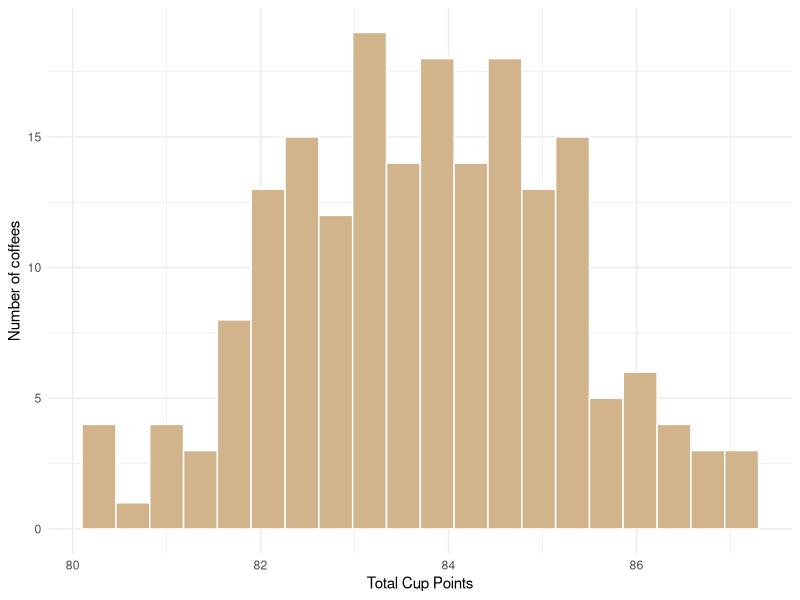
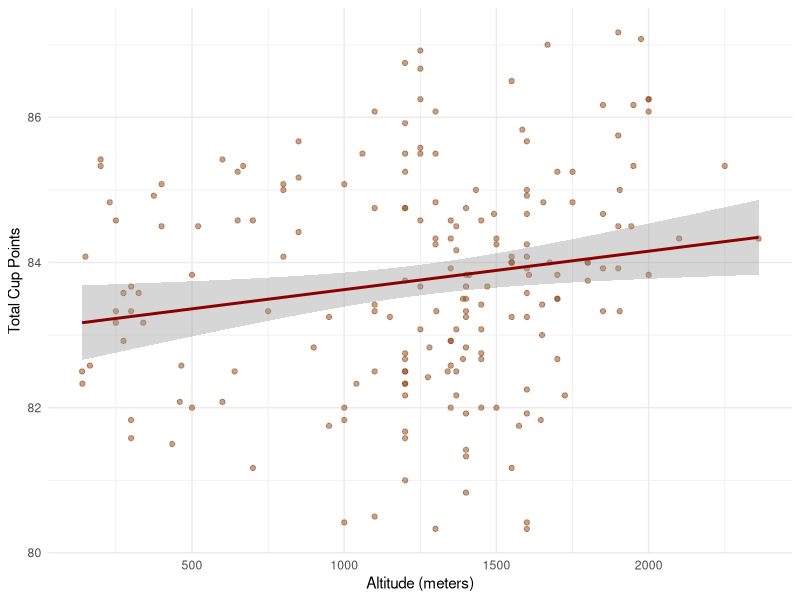
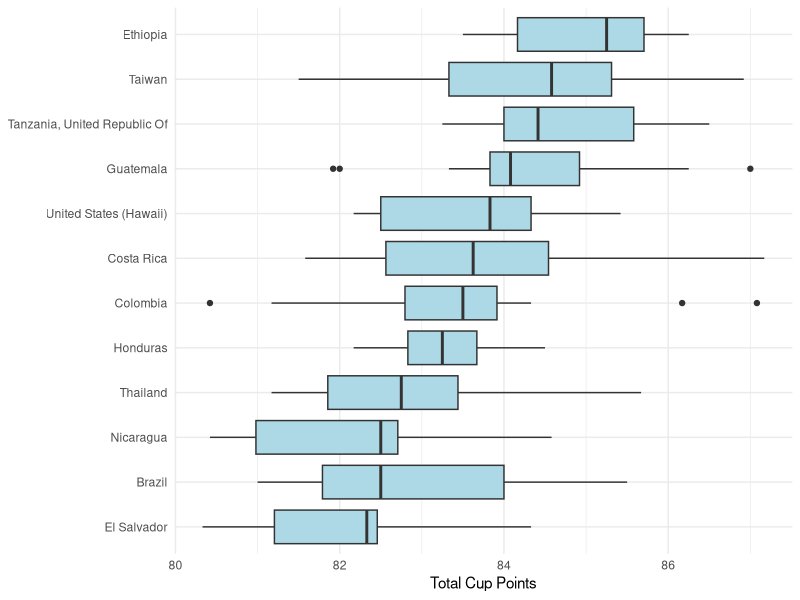
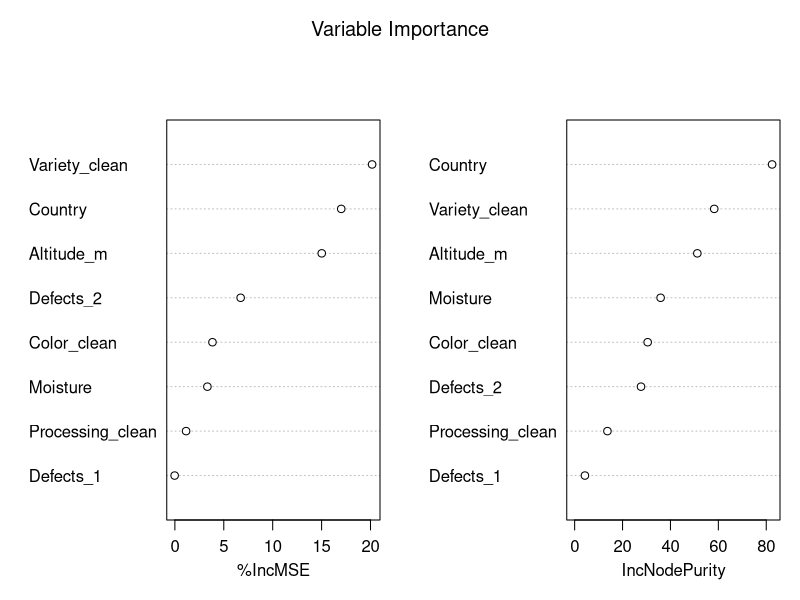

Reproduce these figures in R, in order.
## ---- chunk 1
library(tidyverse)
library(lme4)
library(lmerTest)
library(caret)
library(Metrics)
library(randomForest)

set.seed(42)

# Load + drop the hamster
coffee_clean <- read_csv("df_coffee_cleaned.csv", show_col_types = FALSE) %>%
  filter(Processing_clean != "Other")

# Fit M1 (full data)
m1 <- lm(`Total Cup Points` ~ Altitude_m + Variety_clean + Processing_clean +
                              Color_clean + `Moisture Percentage` +
                              `Category One Defects` + `Category Two Defects`,
         data = coffee_clean)

# Fit M2
m2 <- lmer(`Total Cup Points` ~ Altitude_m + Variety_clean + Processing_clean +
                                Color_clean + `Moisture Percentage` +
                                `Category One Defects` + `Category Two Defects` +
                                (1 | `Country of Origin`),
           data = coffee_clean)

varcomp <- as.data.frame(VarCorr(m2))
icc <- varcomp$vcov[1] / sum(varcomp$vcov)

# Train/test
train_idx <- createDataPartition(coffee_clean$`Total Cup Points`, p = 0.8, list = FALSE)
train_data <- coffee_clean[train_idx, ]
test_data  <- coffee_clean[-train_idx, ]

m1_train <- lm(formula(m1), data = train_data)
m2_train <- lmer(formula(m2), data = train_data)
m1_preds <- predict(m1_train, newdata = test_data)
m2_preds <- predict(m2_train, newdata = test_data, allow.new.levels = TRUE)
m1_rmse <- rmse(test_data$`Total Cup Points`, m1_preds)
m2_rmse <- rmse(test_data$`Total Cup Points`, m2_preds)

# RF
train_rf <- train_data %>%
  select(`Total Cup Points`, Altitude_m, Variety_clean, Processing_clean,
         Color_clean, `Moisture Percentage`, `Category One Defects`,
         `Category Two Defects`, `Country of Origin`) %>%
  rename(TCP = `Total Cup Points`, Moisture = `Moisture Percentage`,
         Defects_1 = `Category One Defects`, Defects_2 = `Category Two Defects`,
         Country = `Country of Origin`) %>%
  mutate(across(c(Variety_clean, Processing_clean, Color_clean, Country), as.factor))

test_rf <- test_data %>%
  select(`Total Cup Points`, Altitude_m, Variety_clean, Processing_clean,
         Color_clean, `Moisture Percentage`, `Category One Defects`,
         `Category Two Defects`, `Country of Origin`) %>%
  rename(TCP = `Total Cup Points`, Moisture = `Moisture Percentage`,
         Defects_1 = `Category One Defects`, Defects_2 = `Category Two Defects`,
         Country = `Country of Origin`) %>%
  mutate(across(c(Variety_clean, Processing_clean, Color_clean, Country), as.factor))

for (col in c("Variety_clean", "Processing_clean", "Color_clean", "Country")) {
  levels(test_rf[[col]]) <- levels(train_rf[[col]])
}

set.seed(42)
rf_model <- randomForest(TCP ~ ., data = train_rf, ntree = 500, importance = TRUE)
rf_preds <- predict(rf_model, newdata = test_rf)
rf_rmse <- rmse(test_rf$TCP, rf_preds)
## ---- chunk 2
ggplot(coffee_clean, aes(x = `Total Cup Points`)) +
  geom_histogram(bins = 20, fill = "tan", color = "white") +
  labs(x = "Total Cup Points", y = "Number of coffees") +
  theme_minimal()
## ---- chunk 3
ggplot(coffee_clean, aes(x = Altitude_m, y = `Total Cup Points`)) +
  geom_point(alpha = 0.5, color = "saddlebrown") +
  geom_smooth(method = "lm", color = "darkred") +
  labs(x = "Altitude (meters)", y = "Total Cup Points") +
  theme_minimal()
## ---- chunk 4
top_countries <- coffee_clean %>% 
  count(`Country of Origin`) %>% filter(n >= 5) %>% pull(`Country of Origin`)

coffee_clean %>%
  filter(`Country of Origin` %in% top_countries) %>%
  ggplot(aes(x = reorder(`Country of Origin`, `Total Cup Points`, median),
             y = `Total Cup Points`)) +
  geom_boxplot(fill = "lightblue") +
  coord_flip() +
  labs(x = NULL, y = "Total Cup Points") +
  theme_minimal()
## ---- chunk 5
varImpPlot(rf_model, main = "Variable Importance")
